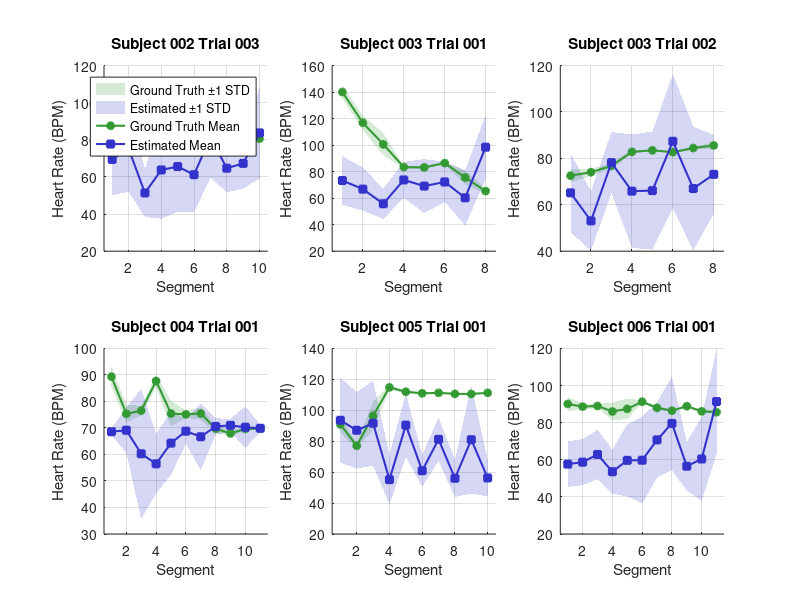

Here is the MATLAB script that generated this plot: (Note: this script raises an error after producing the figure.)
% Ground truth mean BPM, Ground truth STD, Estimated mean BPM, Estimated STD
% Each row is one 30-second segment

video_data = {
    % Video 1
    [81.778, 1.595, 69.4036, 19.3596;
77.5408, 1.4408, 75.2532, 23.1843;
74.4641, 0.4545, 51.3697, 12.9255;
77.075, 1.3364, 63.7585, 26.3204;
78.7979, 0.6137, 65.5978, 24.4458;
81.2022, 0.6877, 61.2194, 20.3038;
80.6769, 0.9281, 81.414, 21.7895;
81.4158, 1.0897, 64.6906, 12.9136;
81.5046, 1.0309, 67.2911, 13.6168;
80.5815, 0.2316, 83.7077, 24.5624;
],
    
    % Video 2
    [140.0132, 5.0255, 73.2926, 18.3934;
116.8307, 5.4908, 66.7929, 16.2865;
100.5751, 8.2145, 55.7657, 11.3948;
83.4109, 1.0813, 73.7149, 13.5316;
83.1647, 1.07856, 69.091, 20.3512;
86.4311, 0.6159, 72.2115, 15.1595;
75.5725, 5.3291, 60.2406, 20.8287;
65.2718, 2.2, 98.4048, 23.9659;
],
    
    % Video 3
    [72.5328, 3.0809, 65.1391, 17.0447;
74.0385, 1.5165, 53.0527, 12.8296;
76.75, 1.3024, 78.1605, 13.1832;
82.798, 0.8942, 65.8506, 24.4594;
83.4759, 0.2408, 66.099, 25.4239;
82.6387, 0.4521, 87.3411, 29.0746;
84.4497, 0.6461, 67.0047, 26.6615;
85.5594, 1.2861, 73.1115, 16.9521;
],

    % Video 4
    [89.3468, 3.7204, 68.5723, 1.2679;
75.3414, 3.4685, 69.1319, 8.589;
76.5295, 1.8002, 60.2669, 24.5268;
87.6961, 2.2962, 56.4801, 11.1615;
75.4328, 4.9152, 64.2567, 12.0099;
75.1042, 1.3504, 68.7754, 4.6993;
75.4637, 2.3083, 66.6775, 12.5919;
69.6898, 1.5488, 70.5607, 3.0384;
67.9224, 1.0637, 70.9712, 2.5201;
69.6397, 0.6774, 70.2699, 7.8135;
69.7434, 0.2199, 69.8711, 1.2757;
]
    % Video 5
    [90.872, 5.353, 93.5311, 27.3777;
77.0481, 1.769, 87.0416, 24.7846;
96.4364, 9.0554, 91.6158, 27.4829;
114.7808, 1.2205, 55.1682, 16.0618;
111.9635, 1.1049, 90.3784, 20.7285;
110.9446, 0.1716, 60.9155, 10.2303;
111.2617, 0.2704, 81.2037, 14.1445;
110.5892, 0.2457, 56.0374, 12.029;
110.555, 0.4527, 80.986, 34.8849;
111.2774, 0.3757, 56.2478, 11.8896;
]
    % Video 6
    [90.0732, 3.6906, 57.6532, 12.2437;
88.6246, 1.7877, 58.6993, 12.4482;
88.9598, 0.9969, 62.8527, 13.2858;
86.0076, 4.8145, 53.5611, 11.8593;
87.4311, 5.4665, 59.6781, 19.4398;
91.2768, 0.8128, 59.7511, 23.4077;
87.966, 1.1121, 70.7126, 20.3836;
86.4527, 0.5051, 79.6039, 25.2356;
88.8367, 0.6009, 56.5181, 13.0925;
86.0873, 1.0359, 60.4261, 22.5134;
85.6268, 0.591, 91.3616, 28.3307;
]
};
video_names = {'Subject 002 Trial 003', 'Subject 003 Trial 001', 'Subject 003 Trial 002', 'Subject 004 Trial 001', 'Subject 005 Trial 001', 'Subject 006 Trial 001'}; % Replace with actual IDs

num_videos = length(video_data);
cols = 3;
rows = 2;

figure('Position', [100, 100, 1200, 600]);

for v = 1:num_videos
    data = video_data{v};
    num_segments = size(data, 1);
    x = 1:num_segments;
    
    gt_mean = data(:, 1);
    gt_std = data(:, 2);
    est_mean = data(:, 3);
    est_std = data(:, 4);
    
    subplot(rows, cols, v);
    hold on;
    
    % Shaded error regions
    fill([x, fliplr(x)], ...
         [gt_mean' + gt_std', fliplr(gt_mean' - gt_std')], ...
         [0.2, 0.6, 0.2], 'FaceAlpha', 0.2, 'EdgeColor', 'none');
    fill([x, fliplr(x)], ...
         [est_mean' + est_std', fliplr(est_mean' - est_std')], ...
         [0.2, 0.2, 0.8], 'FaceAlpha', 0.2, 'EdgeColor', 'none');
    
    % Mean lines
    plot(x, gt_mean, '-o', 'Color', [0.2, 0.6, 0.2], 'LineWidth', 1.5, ...
         'MarkerFaceColor', [0.2, 0.6, 0.2], 'MarkerSize', 5);
    plot(x, est_mean, '-s', 'Color', [0.2, 0.2, 0.8], 'LineWidth', 1.5, ...
         'MarkerFaceColor', [0.2, 0.2, 0.8], 'MarkerSize', 5);
    
    hold off;
    
    xlabel('Segment');
    ylabel('Heart Rate (BPM)');
    title(video_names{v});
    xlim([0.5, num_segments + 0.5]);
    grid on;
    
    if v == 1
        legend('Ground Truth ±1 STD', 'Estimated ±1 STD', ...
               'Ground Truth Mean', 'Estimated Mean', ...
               'Location', 'best');
    end
end

sgtitle('rPPG Heart Rate Estimation vs Ground Truth');

% ============================================================
% SUMMARY STATISTICS
% ============================================================
all_gt = [];
all_est = [];
for v = 1:num_videos
    all_gt = [all_gt; video_data{v}(:, 1)];
    all_est = [all_est; video_data{v}(:, 3)];
end

errors = all_est - all_gt;
abs_errors = abs(errors);

fprintf('\n=== Summary Statistics ===\n');
fprintf('Total segments analyzed: %d\n', length(all_gt));
fprintf('Mean Absolute Error: %.2f BPM\n', mean(abs_errors));
fprintf('RMSE: %.2f BPM\n', sqrt(mean(errors.^2)));
fprintf('Mean Bias: %.2f BPM\n', mean(errors));
fprintf('Within ±5 BPM: %.1f%%\n', 100 * sum(abs_errors <= 5) / length(abs_errors));
fprintf('Within ±10 BPM: %.1f%%\n', 100 * sum(abs_errors <= 10) / length(abs_errors));
